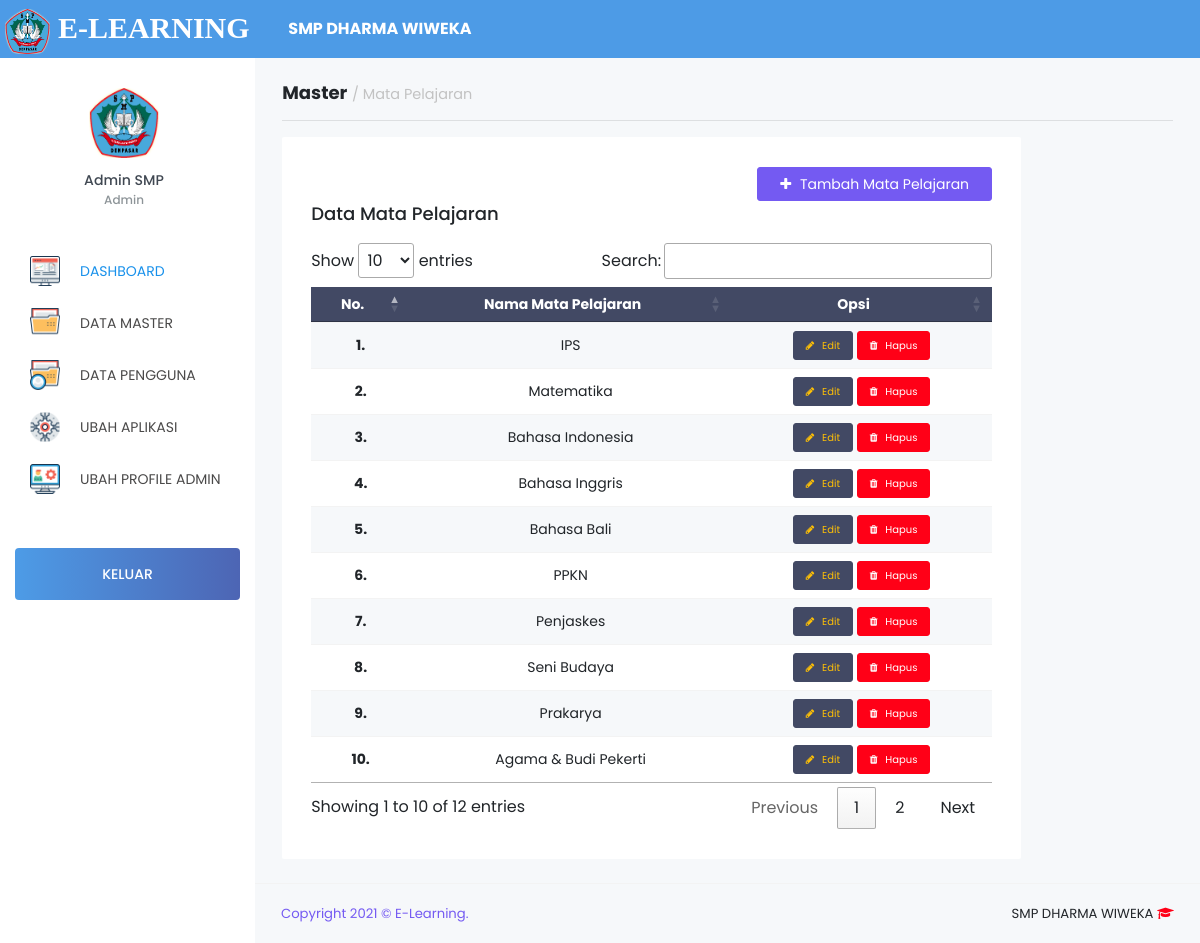
Page /Admin/index.php?page=mapel (signed in) on the committed database.
### tables this page shows
CREATE TABLE `tb_sekolah` (
  `id_sekolah` int(11) NOT NULL,
  `nama_sekolah` varchar(120) NOT NULL,
  `kepsek` varchar(120) NOT NULL,
  `textlogo` varchar(120) NOT NULL,
  `logo` varchar(255) NOT NULL,
  `copyright` varchar(255) NOT NULL
);

CREATE TABLE `tb_master_mapel` (
  `id_mapel` int(11) NOT NULL,
  `mapel` varchar(60) NOT NULL
);

### Admin/modul/mapel/data_mapel.php (the view, shortened to what this page needs)
<div class="content-wrapper">
  <h4> <b>Master</b> <small class="text-muted">/ Mata Pelajaran</small></h4>
  <hr>
  <div class="row">
    <div class="col-md-10">
      <div class="card">
        <div class="card-body">
          <p class="card-description">
            <a data-toggle="modal" data-target="#add" class="btn btn-info text-white pull-right"><i class="fa fa-plus"></i> Tambah Mata Pelajaran</a> <br>
          </p>
          <h4 class="card-title">Data Mata Pelajaran</h4>
          <div class="table-responsive">
            <table class="table table-condensed table-striped table-hover" id="data">
              <thead class="bg-dark text-white">
                <tr>
                  <th class="text-center">No.</th>
                  <th class="text-center">Nama Mata Pelajaran</th>
                  <th class="text-center">Opsi</th>
                </tr>
              </thead>
              <tbody>
                <?php
                  $no   = 1;
                  $sql  = mysqli_query($con,"SELECT * FROM tb_master_mapel ORDER BY id_mapel ASC");
                  foreach ($sql as $d) { ?>
                    <tr>
                      <td class="text-center"><b><?=$no++; ?>.</b> </td>
                      <td class="text-center"><?=$d['mapel']?> </td>
                      <td class="text-center">
                        <a data-toggle="modal" data-target="#edit<?=$d['id_mapel']?>" class="btn btn-dark btn-xs text-warning"><i class="fa fa-pencil"></i> Edit</a>
                        <button type="button" class="btn btn-danger btn-xs" data-toggle="modal" data-target="#hapus<?=$d['id_mapel']?>"><i class="fa fa-trash"></i> Hapus</button>
                      </td>
                    </tr>
                  <?php }
                ?>
              </tbody>
            </table>
          </div>
        </div>
      </div>
    </div>
  </div>
</div>

### Admin/index.php (shortened to what this page needs)
<?php
  include '../config/db.php';
  if (@$_SESSION['Admin']) {
    if (@$_SESSION['Admin']) {
      $sesi = @$_SESSION['Admin'];
    }
    $sql  = mysqli_query($con,"SELECT * FROM tb_admin WHERE id_admin = '$sesi'") or die(mysqli_error($con));
    $data = mysqli_fetch_array($sql);
    $sekolah  = mysqli_query($con,"SELECT * FROM tb_sekolah WHERE id_sekolah=1 ");
    $apl      = mysqli_fetch_array($sekolah);
?>
<!DOCTYPE html>
<html lang="en">
<head>
  <link rel="stylesheet" href="../vendor/node_modules/mdi/css/materialdesignicons.min.css">
  <link rel="stylesheet" href="../vendor/node_modules/simple-line-icons/css/simple-line-icons.css">
  <link rel="stylesheet" href="../vendor/node_modules/font-awesome/css/font-awesome.min.css" />
  <link rel="stylesheet" href="../vendor/css/style.css">
  <link href="../vendor/sweetalert/sweetalert.css" rel="stylesheet" />
  <link rel="stylesheet" href="//cdn.datatables.net/1.10.25/css/jquery.dataTables.min.css">
</head>
<body>
  <div class="container-scroller">
    <nav class="navbar col-lg-12 col-12 p-0 fixed-top d-flex flex-row" style="background: #4d9be6;">
      <div class="text-center navbar-brand-wrapper d-flex align-items-top justify-content-center" style="background-color: #4d9be6;">
        <a class="navbar-brand brand-logo" href="index.php" style="font-family:Aegyptus;font-weight: bold;font-size: 30px;">
          <img src="../vendor/images/<?=$apl['logo'];?>" alt="logo" style="height: 45px;width: 45px;border-radius: 10px;">
          <b><?=$apl['textlogo'];?></b>
        </a>
      </div>
      <div class="navbar-menu-wrapper d-flex align-items-center" style="background-color: #4d9be6;">
        <ul class="navbar-nav navbar-nav-left header-links d-none d-md-flex">
          <li class="nav-item" style="width: 400px;">
            <a href="#" style="color: #fff;text-decoration: none;">
            <b><?=$apl['nama_sekolah'];?></b>
            </a>
          </li>
        </ul>
      </div>
    </nav>
    <div class="container-fluid page-body-wrapper">
      <nav class="sidebar sidebar-offcanvas" id="sidebar">
        <ul class="nav">
          <li class="nav-item nav-profile">
            <div class="nav-link">
              <div class="profile-image"> <img src="../vendor/images/img_Guru/<?=$data['foto']; ?>" alt="image" style="border-radius: 0px;"/> <span class="online-status online"></span> </div>
              <div class="profile-name">
                <p class="name"><?=$data['nama_lengkap']; ?></p>
                <p class="designation">Admin</p>
              </div>
            </div>
          </li>
          <li class="nav-item">
            <a class="nav-link" href="index.php"><img class="menu-icon" src="../vendor/images/menu_icons/027-tutorial.png" alt="menu icon" style="width:30px;height:30px;"><span class="menu-title">DASHBOARD</span></a>
          </li>
          <li class="nav-item">
            <a class="nav-link" data-toggle="collapse" href="#masterData" aria-expanded="false" aria-controls="general-pages"><img class="menu-icon" src="../vendor/images/menu_icons/108-folder1.png" alt="menu icon" style="width:30px;height:30px;"><span class="menu-title"> DATA MASTER </span><i class="menu-arrow"></i>
            </a>
          </li>
          <li class="nav-item">
            <a class="nav-link" data-toggle="collapse" href="#evaluasi" aria-expanded="false" aria-controls="general-pages"><img class="menu-icon" src="../vendor/images/menu_icons/108-folder.png" alt="menu icon" style="width:30px;height:30px;"><span class="menu-title">DATA PENGGUNA</span><i class="menu-arrow"></i>
            </a>
          </li>
          <li class="nav-item">
            <a class="nav-link" href="?page=setting">
              <img class="menu-icon" src="../vendor/images/menu_icons/170-technology.png" alt="menu icon" style="width:30px;height:30px;"><span class="menu-title">UBAH APLIKASI</span>
            </a>
          </li>
          <li class="nav-item">
            <a class="nav-link" href="?page=setting&act=user">
            <img class="menu-icon" src="../vendor/images/menu_icons/094-online education.png" alt="menu icon" style="width:30px;height:30px;"></i><span class="menu-title">UBAH PROFILE ADMIN</span>
            </a>
          </li>
          <li class="nav-item purchase-button">
            <a class="nav-link" href="logout.php" style="background-image: -webkit-linear-gradient(left, #4d9be6 1%, #4d65b4 100%); background-color: #8fd3ff !important;">KELUAR</a>
          </li>
        </ul>
      </nav>
      <div class="main-panel">
        <?php
          $page = @$_GET['page'];
          $act  = @$_GET['act'];
          if ($page=='kelas') {
            if ($act=='') include 'modul/kelas/data_kelas.php';
            elseif ($act=='del') include 'modul/kelas/del_kelas.php';
          } elseif ($page=='semester') {
            if ($act=='') include 'modul/semester/data_semester.php';
            elseif ($act=='del') include 'modul/semester/del_semester.php';
          } elseif ($page=='mapel') {
            if ($act=='') include 'modul/mapel/data_mapel.php';
            elseif ($act=='del') include 'modul/mapel/del_mapel.php';
          } elseif ($page=='jenisujian') {
            if ($act=='') include 'modul/jenisujian/data_jenisujian.php';
            elseif ($act=='del') include 'modul/jenisujian/del_jenisujian.php';
          } elseif ($page=='jenisperangkat') {
            if ($act=='') include 'modul/jenisperangkat/data_perangkat.php';
            elseif ($act=='del') include 'modul/jenisperangkat/del_perangkat.php';
          } elseif ($page=='setting') {
            if ($act=='') include 'modul/setting/setting.php';
            elseif ($act=='user') include 'modul/setting/setting_user.php';
          } elseif ($page == 'jadwal') {
            if ($act=='') include 'modul/jadwal/data.php';
            elseif ($act=='add') include 'modul/jadwal/tambah.php';
            elseif ($act=='edit') include 'modul/jadwal/edit.php';
            elseif ($act=='delete') include 'modul/jadwal/delete.php';
          } elseif ($page=='proses') {
            include 'modul/procces.php';
          } elseif ($page=='') {
            include 'Home.php';
          } else {
            echo "<b>4014!</b> Tidak ada halaman !";
          }
        ?>
        <footer class="footer">
          <div class="container-fluid clearfix">
            <span class="text-info d-block text-center text-sm-left d-sm-inline-block">
              <?=$apl['copyright'];?>
            </span>
            <span class="float-none float-sm-right d-block mt-1 mt-sm-0 text-center"><?php echo $apl['nama_sekolah']; ?> <i class="fa fa-graduation-cap text-danger"></i></span>
          </div>
        </footer>
      </div>
    </div>
  </div>
</body>
</html>
<?php
} else{
	include 'modul/500.html';
}

### rows in the picture
tb_sekolah: logo (picture), textlogo "E-LEARNING", nama_sekolah "SMP DHARMA WIWEKA", copyright "Copyright 2021 © E-Learning."
tb_master_mapel: mapel "IPS"
tb_master_mapel: mapel "Matematika"
tb_master_mapel: mapel "Bahasa Indonesia"
tb_master_mapel: mapel "Bahasa Inggris"
tb_master_mapel: mapel "Bahasa Bali"
tb_master_mapel: mapel "PPKN"
tb_master_mapel: mapel "Penjaskes"
tb_master_mapel: mapel "Seni Budaya"
tb_master_mapel: mapel "Prakarya"
tb_master_mapel: mapel "Agama & Budi Pekerti"

### other values in the picture
$data['nama_lengkap'] "Admin SMP"
